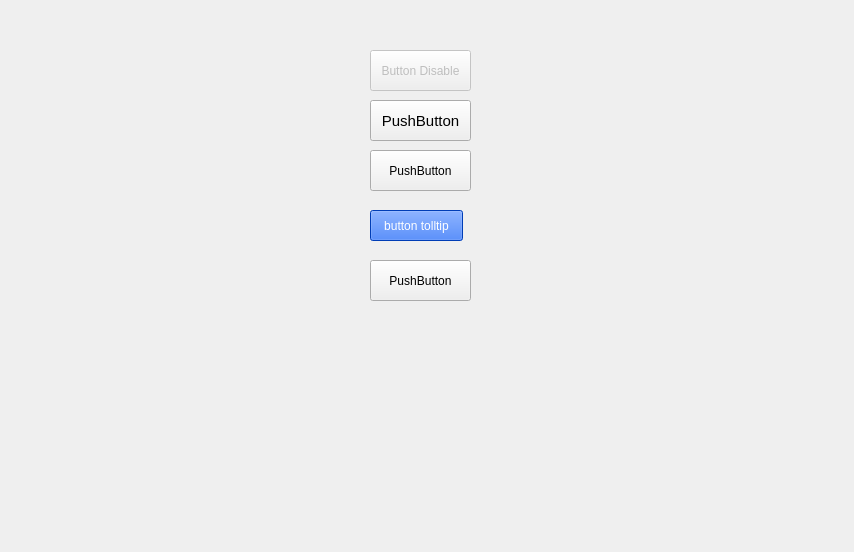
<?xml version="1.0" encoding="UTF-8"?>
<ui version="4.0">
 <class>Form</class>
 <widget class="QWidget" name="Form">
  <property name="geometry">
   <rect>
    <x>0</x>
    <y>0</y>
    <width>854</width>
    <height>552</height>
   </rect>
  </property>
  <property name="windowTitle">
   <string>Form</string>
  </property>
  <widget class="QPushButton" name="Button1">
   <property name="enabled">
    <bool>false</bool>
   </property>
   <property name="geometry">
    <rect>
     <x>370</x>
     <y>50</y>
     <width>101</width>
     <height>41</height>
    </rect>
   </property>
   <property name="text">
    <string>Button Disable</string>
   </property>
  </widget>
  <widget class="QPushButton" name="pushButton_2">
   <property name="geometry">
    <rect>
     <x>370</x>
     <y>100</y>
     <width>101</width>
     <height>41</height>
    </rect>
   </property>
   <property name="font">
    <font>
     <pointsize>11</pointsize>
    </font>
   </property>
   <property name="text">
    <string>PushButton</string>
   </property>
  </widget>
  <widget class="QPushButton" name="pushButton_3">
   <property name="geometry">
    <rect>
     <x>370</x>
     <y>150</y>
     <width>101</width>
     <height>41</height>
    </rect>
   </property>
   <property name="cursor">
    <cursorShape>OpenHandCursor</cursorShape>
   </property>
   <property name="text">
    <string>PushButton</string>
   </property>
  </widget>
  <widget class="QPushButton" name="pushButton_4">
   <property name="geometry">
    <rect>
     <x>370</x>
     <y>210</y>
     <width>93</width>
     <height>31</height>
    </rect>
   </property>
   <property name="toolTip">
    <string>ini adalah tool tipnya</string>
   </property>
   <property name="styleSheet">
    <string notr="true">background-color: rgb(0, 85, 255);
color: rgb(255, 255, 255);</string>
   </property>
   <property name="text">
    <string>button tolltip</string>
   </property>
  </widget>
  <widget class="QPushButton" name="pushButton_5">
   <property name="geometry">
    <rect>
     <x>370</x>
     <y>260</y>
     <width>101</width>
     <height>41</height>
    </rect>
   </property>
   <property name="text">
    <string>PushButton</string>
   </property>
   <property name="checkable">
    <bool>true</bool>
   </property>
   <property name="checked">
    <bool>false</bool>
   </property>
  </widget>
 </widget>
 <resources/>
 <connections/>
</ui>
